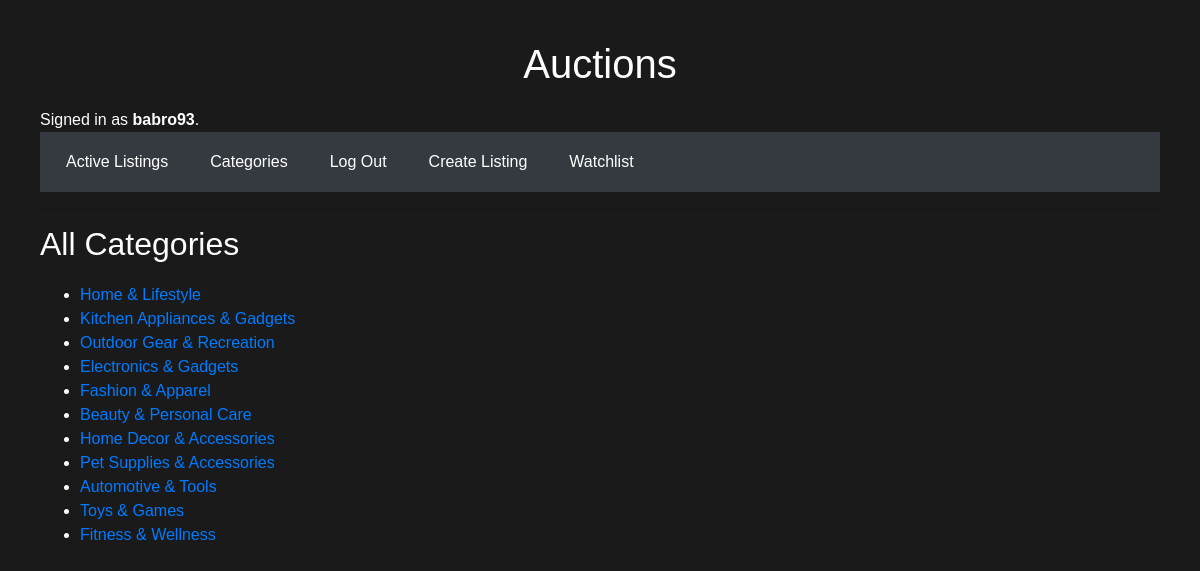
The app's page /categories/ (signed in) with its own data.
### auctions/models.py (models this page shows, shortened)
class User(AbstractUser):
    pass

class Category(models.Model):
    name = models.CharField(max_length=100)

### auctions/views.py (the view)
# urls.py: path("categories/", views.categories_view, name="categories"),
def categories_view(request):
    categories = Category.objects.all()
    return render(request, "auctions/categories.html", {'categories': categories})

### auctions/templates/auctions/categories.html (shortened to what this page needs)
{% extends 'auctions/layout.html' %}
{% block body %}
    <h2>All Categories</h2>
    <ul>
        {% for category in categories %}
            <li><a href="{% url 'category_listings' category.id %}">{{ category.name }}</a></li>
        {% endfor %}
    </ul>
{% endblock %}

### auctions/templates/auctions/layout.html (shortened to what this page needs)
{% load static %}
<!DOCTYPE html>
<html lang="en">
<head>
    <link rel="stylesheet" href="https://stackpath.bootstrapcdn.com/bootstrap/4.4.1/css/bootstrap.min.css"
>
    <link href="{% static 'auctions/styles.css' %}" rel="stylesheet">
</head>
<body>
<h1>Auctions</h1>
<div>
    {% if user.is_authenticated %}
        Signed in as <strong>{{ user.username }}</strong>.
    {% else %}
        Not signed in.
    {% endif %}
</div>
<ul class="nav">
    <li class="nav-item">
        <a class="nav-link" href="{% url 'index' %}">Active Listings</a>
    </li>
<li class="nav-item">
    <a class="nav-link" href="{% url 'categories' %}">Categories</a>
</li>
    {% if user.is_authenticated %}
        <li class="nav-item">
            <a class="nav-link" href="{% url 'logout' %}">Log Out</a>
        </li>
        <li class="nav-item">
            <a class="nav-link" href="{% url 'create_listing' %}">Create Listing</a>
        </li>
        <li class="nav-item">
            <a class="nav-link" href="{% url 'manage_watchlist' %}">Watchlist</a>
        </li>
    {% endif %}
</ul>
<hr>
{% block body %}
{% endblock %}
</body>
</html>

### auctions/static/auctions/styles.css (style rules this page uses)
body, html { margin: 10px; padding: 10px; font-family: 'Arial', sans-serif; background-color: #1a1a1a; color: #ffffff; }
h1 { text-align: center; margin-bottom: 20px; }
.nav { background-color: #343a40; padding: 10px; }
.nav-item { margin-right: 10px; }
.nav-link { color: #fff; text-decoration: none; }
h1, h2, h3, p { margin-bottom: 20px; }

### records on screen
User: username "babro93"
Category: name "Home & Lifestyle"
Category: name "Kitchen Appliances & Gadgets"
Category: name "Outdoor Gear & Recreation"
Category: name "Electronics & Gadgets"
Category: name "Fashion & Apparel"
Category: name "Beauty & Personal Care"
Category: name "Home Decor & Accessories"
Category: name "Pet Supplies & Accessories"
Category: name "Automotive & Tools"
Category: name "Toys & Games"
Category: name "Fitness & Wellness"
